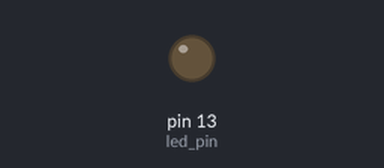
Bench run of a sketch on a simulated Arduino Uno, built with avr-gcc and run on an emulated ATmega328P. Shown: output pins drawn as LEDs (lit = HIGH). Dashed ring = blinking.

Above: at 0.05 s.
At 2.92 s:
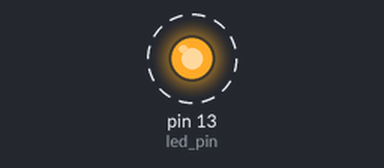
Timing chart, 0 to 3.2 s (numbered marks = the images above):
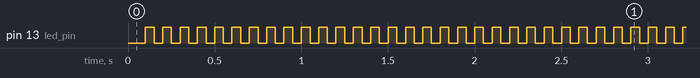

Measured:
- by itself, pin 13 (led_pin): alternates HIGH for 0.05 s and LOW for 0.05 s

The sketch:

sketch_aug05a.ino
```cpp
int led_pin = 13;
int cur = HIGH;

int lastEventMillis = 0;

void setup() {
  pinMode(led_pin, OUTPUT);
}

void loop() {
  int currentMillis = millis();
  if (currentMillis - lastEventMillis >= 50) {
    digitalWrite(led_pin, (cur = cur^= 1));
    lastEventMillis = currentMillis;
  }

}
```
